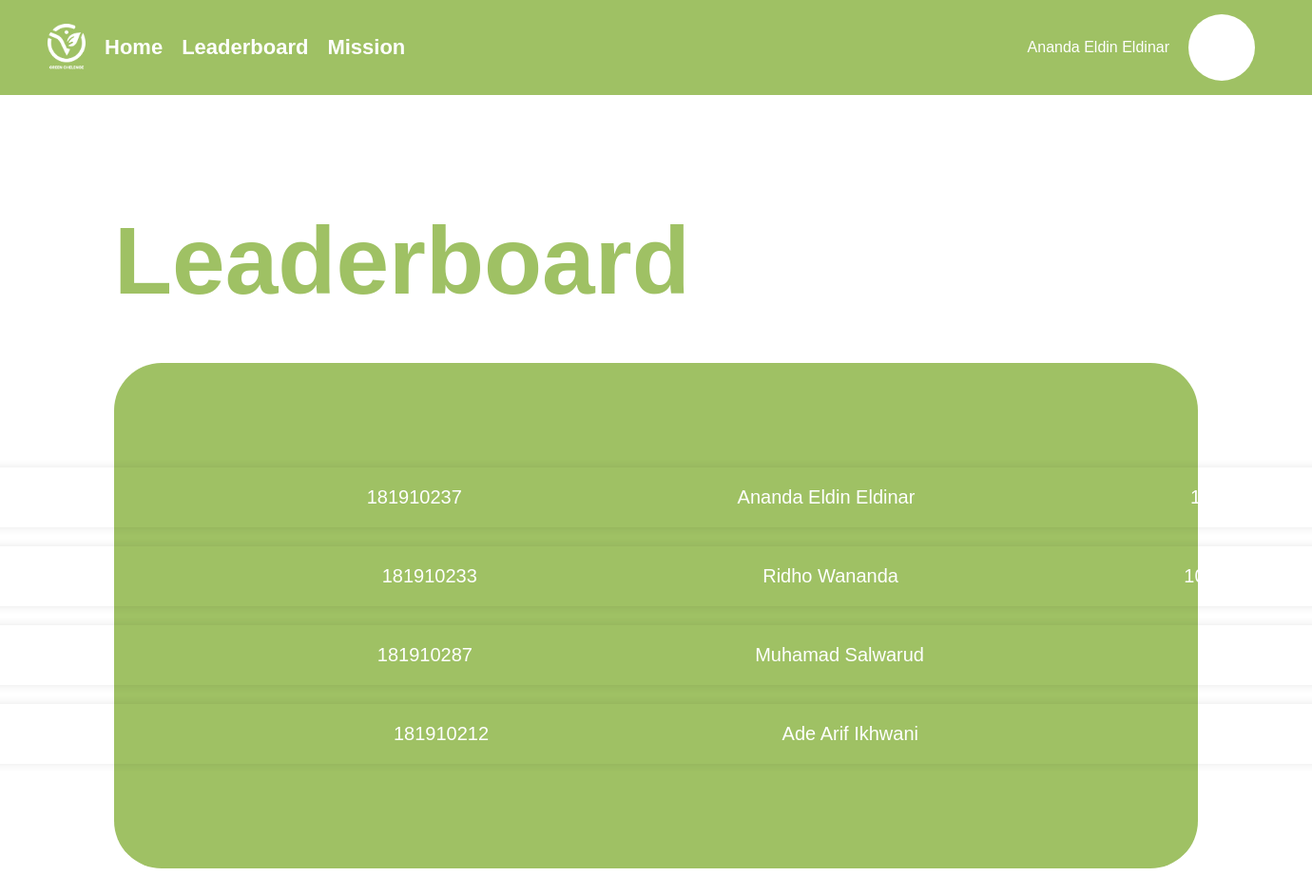
/siswa/leaderboard.php (signed in), run on the app's committed database.
### tables this page shows
CREATE TABLE `tb_user` (
  `id_user` int(11) NOT NULL,
  `username` varchar(255) NOT NULL,
  `nama` varchar(255) NOT NULL,
  `password` varchar(255) NOT NULL,
  `id_jabatan` int(11) NOT NULL,
  `foto` varchar(255) NOT NULL,
  `created_at` timestamp NOT NULL DEFAULT current_timestamp(),
  `updated_at` timestamp NOT NULL DEFAULT current_timestamp() ON UPDATE current_timestamp()
);

CREATE TABLE `tb_siswa` (
  `id_siswa` int(11) NOT NULL,
  `id_user` int(11) NOT NULL,
  `nis` int(11) NOT NULL,
  `sekolah` varchar(255) NOT NULL,
  `poin` int(20) NOT NULL,
  `created_at` timestamp NOT NULL DEFAULT current_timestamp(),
  `updated_at` timestamp NOT NULL DEFAULT current_timestamp() ON UPDATE current_timestamp()
);

### siswa/leaderboard.php (the view, shortened to what this page needs)
<?php
include '../controller/function.php';
$id = $_SESSION["id"];
$user = mysqli_query($koneksi, "SELECT * FROM tb_user WHERE id_user = '$id'");
$us = mysqli_fetch_assoc($user);
$siswa = mysqli_query($koneksi, "SELECT * FROM tb_siswa INNER JOIN tb_user
                                ON tb_siswa.id_user=tb_user.id_user
                                 ORDER BY poin DESC LIMIT 4");
?>
<!DOCTYPE html>
<html lang="en">
<head>
  <link rel="stylesheet" href="../assets/css/leaderboard.css" />
</head>
<body>
  <nav class="navbar">
    <div class="navbar-left">
      <img src="../assets/img/GC P.png" alt="" class="logo" />
      <a href="index.php">Home</a>
      <a href="leaderboard.php">Leaderboard</a>
      <a href="mision.php">Mission</a>
    </div>
    <div class="navbar-right">
      <p><?= $us["nama"] ?></p>
      <div class="dropdown">
        <div class="profile-container">
          <div class="profile-picture"></div>
        </div>
      </div>
    </div>
  </nav>
  <main>
    <div class="card-main">
      <div class="leaderboard-content">
        <h1>Leaderboard</h1>
        <div class="leaderboard-list">
          <?php $i = 1; ?>
          <?php foreach ($siswa as $row) : ?>
            <div class="leaderboard-item">
              <span class="rank"><?= $i ?></span>
              <span class="nis"><?= $row['nis'] ?></span>
              <span class="username"><?= $row["nama"] ?></span>
              <span class="score"><?= $row["poin"] ?></span>
            </div>
            <?php $i++ ?>
          <?php endforeach; ?>
        </div>
      </div>
  </main>
</body>
</html>

### assets/css/leaderboard.css (style rules this page uses)
body { font-family: "Poppins", sans-serif; margin: 0; padding: 0; }
main { width: 100%; }
.card-main { width: auto; }
.logo { height: auto; width: 40px; margin-right: 20px; }
.navbar { background-color: #9fc164; display: flex; justify-content: space-between; align-items: center; padding: 15px 50px; width: 100%; position: fixed; top: 0; left: 0; z-index: 1000; }
.navbar-left { display: flex; align-items: center; }
.navbar-left a { margin-right: 20px; text-decoration: none; color: #ffffff; font-family: "Poppins", sans-serif; font-weight: bold; font-size: 22px; }
.navbar-right { display: flex; align-items: center; color: #fff; }
.navbar-right p { margin-right: -150px; }
.profile-container { justify-content: space-between; display: flex; align-items: center; cursor: pointer; padding-right: 100px; width: 250px; }
.profile-picture { width: 50px; height: 50px; border-radius: 50%; background-color: #fff; background-image: url("path/to/profile-image.jpg"); background-size: cover; background-position: center; margin-right: 10px; color: #1a6324; padding: 10px; font-size: 16px; border: none; cursor: pointer; }
.dropdown { float: left; overflow: hidden; }
.navbar a { text-decoration: none; color: #ffffff; font-family: "Poppins", sans-serif; }
.navbar a:last-child { margin-right: 0; margin-left: auto; }
.leaderboard-content { margin-top: 100px; padding: 50px; color: #9fc164; height: 800px; width: auto; text-align: left; }
.leaderboard-content h1 { color: #9fc164; font-size: 100px; margin-bottom: 50px; margin-left: 70px; }
.leaderboard-list { background-color: #9fc164; border-radius: 50px; display: flex; flex-direction: column; align-items: center; margin-left: 70px; margin-right: 70px; padding-bottom: 100px; padding-top: 100px; }
.leaderboard-item { display: flex; justify-content: space-around; align-items: center; width: 1500px; margin: 10px; margin-left: 70px; margin-right: 70px; padding: 20px; border-radius: 10px; box-shadow: 0 0 10px rgba(0, 0, 0, 0.1); font-size: 20px; color: #fff; }

### data on the page
tb_user: nama "Ananda Eldin Eldinar"
tb_siswa: nis "181910237", id_user.nama "Ananda Eldin Eldinar", poin "1105"
tb_siswa: nis "181910233", id_user.nama "Ridho Wananda", poin "1000"
tb_siswa: nis "181910287", id_user.nama "Muhamad Salwarud"
tb_siswa: nis "181910212", id_user.nama "Ade Arif Ikhwani"
